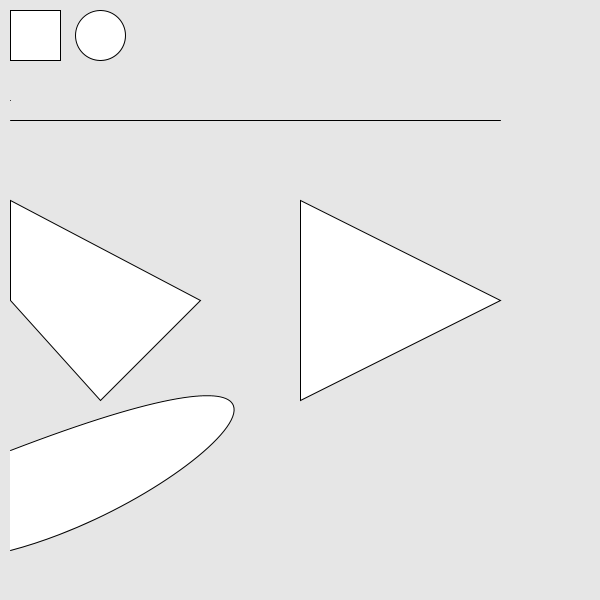
Frame 1 (no input)
Frame 60 (the mouse pressed at the canvas centre just before this capture): identical to frame 1, image omitted
Frame 120 (the mouse held since frame 60 and released just before this capture): identical to frame 1, image omitted

The Processing sketch that drew this single still picture (run headless with seeded random() and noise(); from frame 60 on, the mouse is pressed at the canvas centre):

// Processing sketch: processing_11862
// ── processing_11862.pde

//Dots Lines and Shapes

void setup (){

  size(600,600);

}

void draw (){

  background (230); 
  // drawing a rectangle where the properties are rect (x, y, width,hieght) x and y are top left
  rect (10,10,50,50);
  
 // drawing a circle where the properties are ellipse (x, y, width,hieght)x and y are in the middle of the shape
  ellipse (100,35,50,50); 
  //  point (x,y) 
  point (10, 100);
  //line this is the start xy position and the end xy position line (x,y , x,y)
  line (10, 120, 500, 120);
  //  this sets the 4 x and y positions of the quad shape
  quad (10,200,200,300,100,400,10,300);
  // this set the 3 x and y positions of the triangular shape
  triangle(300,200,500,300,300,400);
  // this sets both the x and y position of the start of the shape and the position of the handles
  //  Bezier (x1, y1, cx1, cy1, cx2, cy2, x2, y2);

  bezier (10,450, 400, 300, 200,500, 10, 550);

}
